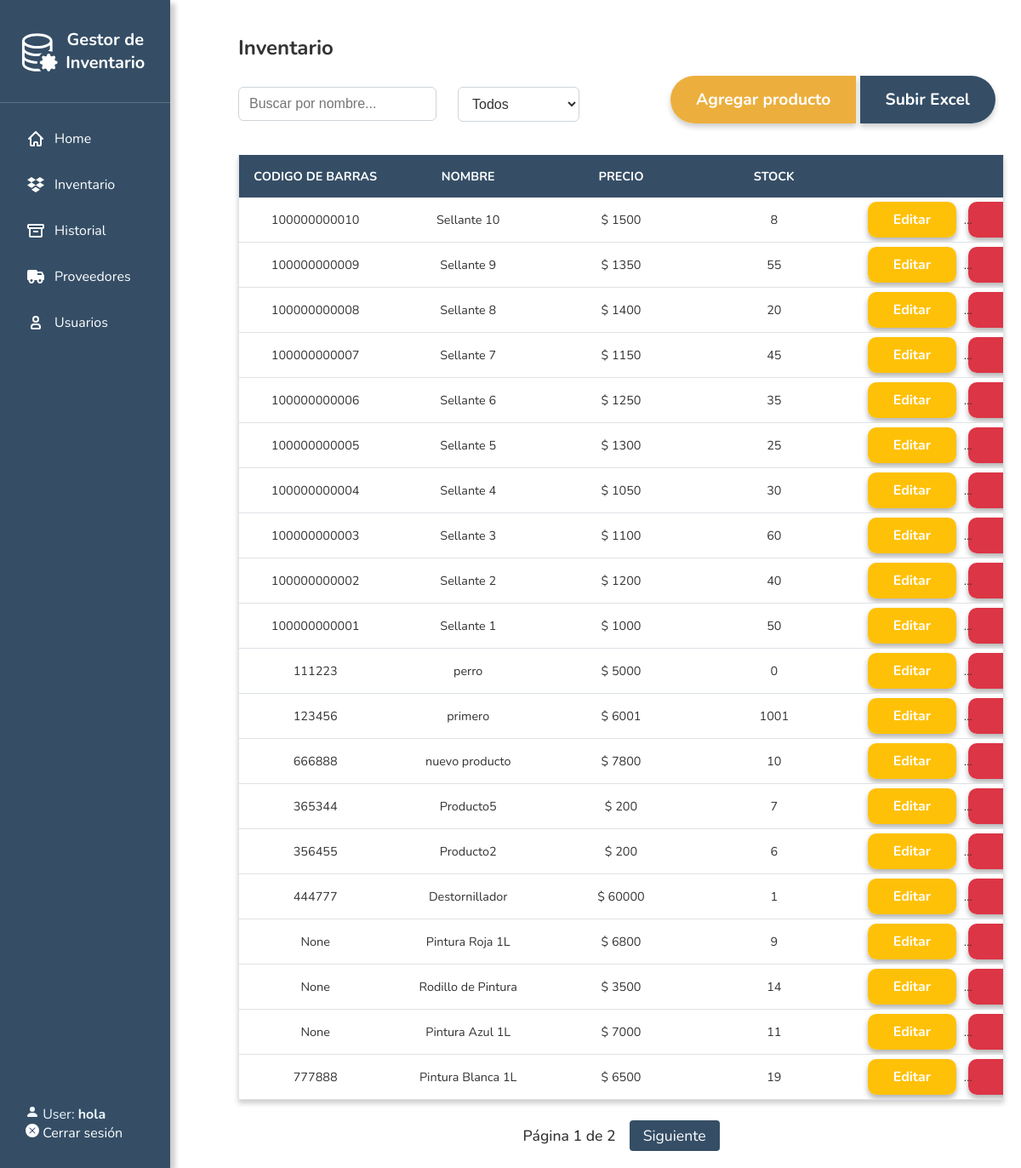
Page /inventario (signed in) on the earlier database version.
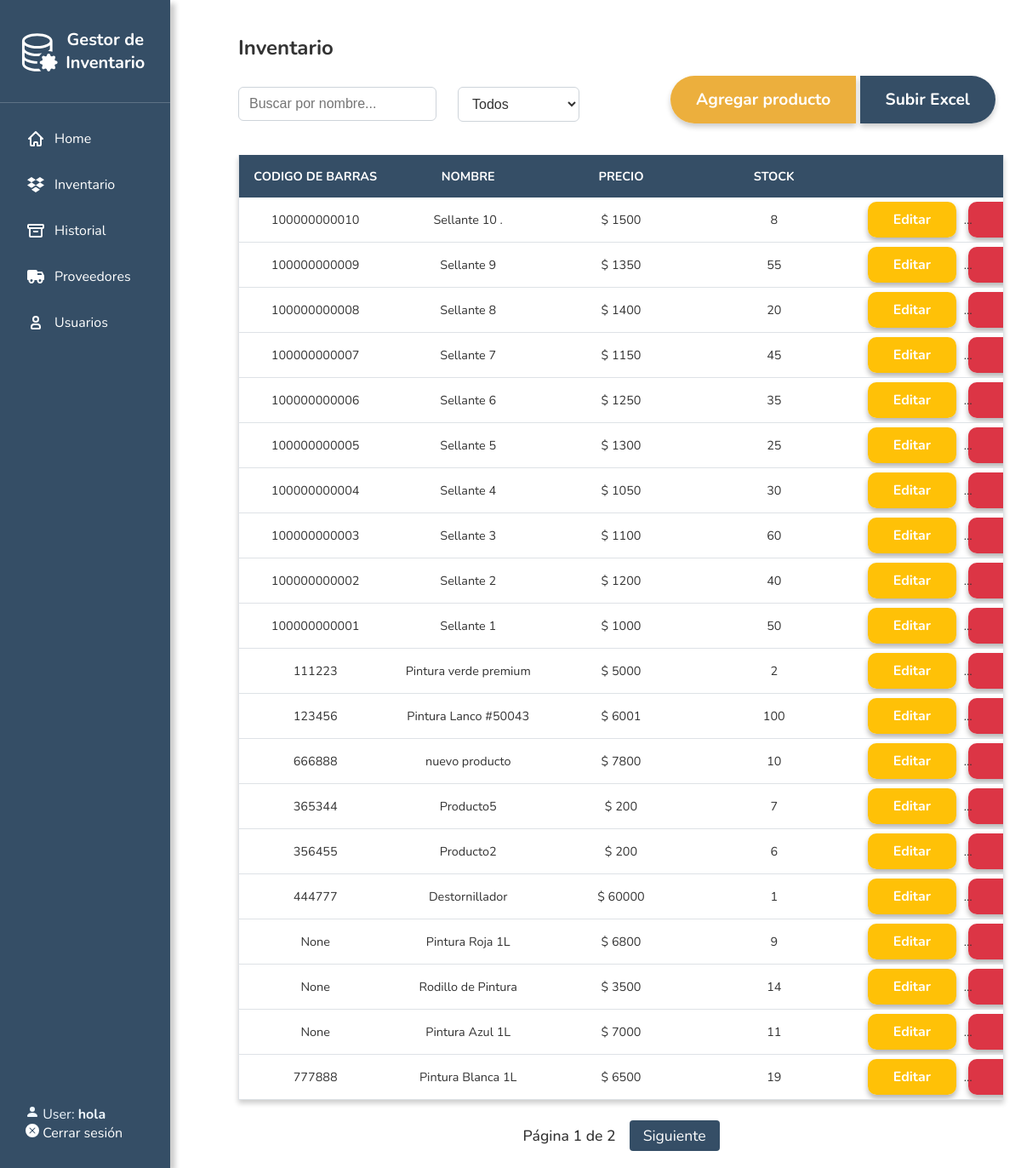
Same page on the later database version.
### inventory/models.py (models this page shows, shortened)
class Producto(models.Model):
    name = models.CharField(max_length=200, default='Sin nombre')
    type = models.CharField(max_length=200, blank=False)
    price = models.IntegerField()
    stock = models.IntegerField(default=0)
    codigo_barras = models.CharField(max_length=50, null=True, blank=True)
    choices = (
        ('AVAILABLE', 'Item ready to be purchased'),
        ('SOLD', 'Item already purchased'),
        ('RESTOCKING', 'Item restocking in a few days')
    )
    status = models.CharField(max_length=10, choices=choices, default='SOLD')
    issues = models.CharField(max_length=50, default="No Issues")
    date_added = models.DateTimeField(default=now, editable=False)
    class Meta:
        abstract = True

class Sellantes(Producto):
    pass

class Pinturas(Producto):
    pass

### inventory/views.py (the view, shortened to what this page needs)
# urls.py: re_path(r'^inventario$', inventario, name='inventario'),
@login_required
def inventario(request):
    q = request.GET.get('q', '')
    tipo = request.GET.get('type', '')
    sellantes = Sellantes.objects.all().order_by('-date_added')
    herramientas = Herramientas.objects.all().order_by('-date_added')
    pinturas = Pinturas.objects.all().order_by('-date_added')
    if q:
        sellantes = sellantes.filter(name__icontains=q)
        herramientas = herramientas.filter(name__icontains=q)
        pinturas = pinturas.filter(name__icontains=q)
    items = (
        [{"item": s, "category": "Sellantes"} for s in sellantes] +
        [{"item": h, "category": "Herramientas"} for h in herramientas] +
        [{"item": p, "category": "Pinturas"} for p in pinturas]
    )
    items = sorted(
        items,
        key=lambda x: getattr(x["item"], "date_added", None) or datetime.min,
        reverse=True
    )
    paginator = Paginator(items, 20)
    page_number = request.GET.get('page')
    page_obj = paginator.get_page(page_number)
    context = {
        'page_obj': page_obj,
        'items': page_obj,  # So your template keeps working
    }
    return render(request, 'inv/inventario.html', context)

### inventory/templates/inv/inventario.html (shortened to what this page needs)
{% extends 'inv/base.html' %}
{% block body %}
<h2>Inventario</h2>
<div class="container-set-inventory">
  <div class="add_buttons">
    <div class="inventory-left">
      <div class="button-group">
        <input type="text" id="searchInput" placeholder="Buscar por nombre..."
          class="form-control d-inline-block w-auto" />
      </div>
      <div class="button-group">
        <select id="filterType" class="form-select d-inline-block w-auto">
          <option value="">Todos</option>
        </select>
      </div>
    </div>
    <div class="inventory-right">
      <div class="button-group">
        <div class="button-group-fused">
          <a href="{% url 'agregar_producto' %}" class=" agregar-producto">Agregar producto</a>
          <a href="{% url 'upload_products_excel' %}" class=" agregar-excel">Subir Excel</a>
        </div>
      </div>
    </div>
  </div>
</div>
<div id="tablaProductos">
  {% include 'inv/tabla_productos.html' %}
</div>
{% endblock %}

### inventory/templates/inv/tabla_productos.html (shortened to what this page needs)
<div class="table-responsive">
  <table class="table table-hover fixed-table">
    <thead>
      <tr>
        <th>Codigo de Barras</th>
        <th>Nombre</th>
        <th>Precio</th>
        <th>Stock</th>
        <th></th>
      </tr>
    </thead>
    <tbody>
      {% for entry in items %}
      <tr>
        <td>{{ entry.item.codigo_barras }}</td>
        <td>{{ entry.item.name }}</td>
        <td>$ {{ entry.item.price }}</td>
        <td>{{ entry.item.stock }}</td>
        <td>
          {% if entry.category == "Sellantes" %}
          <a href="{% url 'edit_sellante' entry.item.pk %}" class="btn btn-warning btn-sm" role="button"
            aria-pressed="true">Editar</a>
          <a href="{% url 'delete_sellante' entry.item.pk %}" class="btn btn-danger btn-sm delete-product-btn"
            role="button" aria-pressed="true">x</a>
          {% elif entry.category == "Herramientas" %}
          <a href="{% url 'edit_herramienta' entry.item.pk %}" class="btn btn-warning btn-sm" role="button"
            aria-pressed="true">Editar</a>
          <a href="{% url 'delete_herramienta' entry.item.pk %}" class="btn btn-danger btn-sm delete-product-btn"
            role="button" aria-pressed="true">x</a>
          {% elif entry.category == "Pinturas" %}
          <a href="{% url 'edit_pintura' entry.item.pk %}" class="btn btn-warning btn-sm" role="button"
            aria-pressed="true">Editar</a>
          <a href="{% url 'delete_pintura' entry.item.pk %}" class="btn btn-danger btn-sm delete-product-btn"
            role="button" aria-pressed="true">x</a>
          {% endif %}
        </td>
      </tr>
      {% empty %}
      <tr>
        <td colspan="5">No hay productos que mostrar</td>
      </tr>
      {% endfor %}
    </tbody>
  </table>
</div>
<div class="pagination">
  <span>Página {{ page_obj.number }} de {{ page_obj.paginator.num_pages }}</span>
  {% if page_obj.has_next %}
    <a href="?page={{ page_obj.next_page_number }}{% if request.GET.q %}&q={{ request.GET.q }}{% endif %}{% if request.GET.type %}&type={{ request.GET.type }}{% endif %}">Siguiente</a>
  {% endif %}
</div>

Differences in the rows shown:
changed Sellantes: item.name "Sellante 10" → "Sellante 10 ."
changed Pinturas: item.name "perro" → "Pintura verde premium"; item.stock "0" → "2"
changed Pinturas: item.name "primero" → "Pintura Lanco #50043"; item.stock "1001" → "100"
